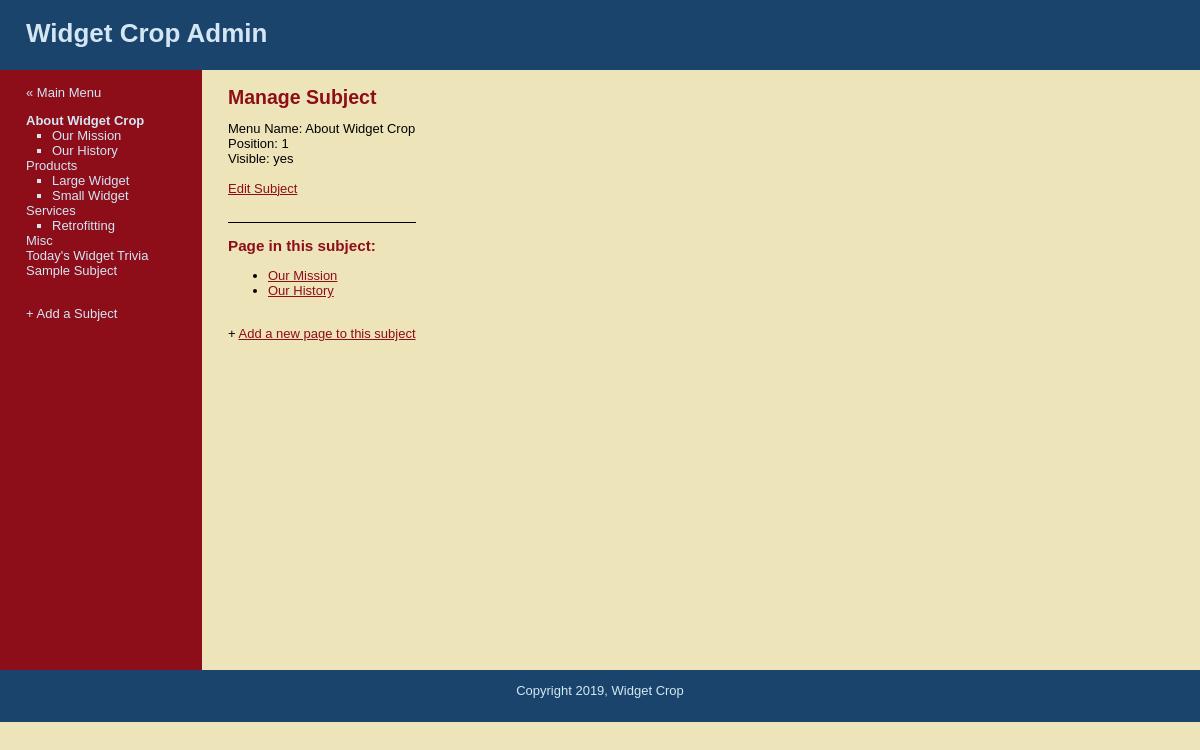
The app's page /manage_content.php?subject=1 (signed in) with its own data.
### tables this page shows
CREATE TABLE `subjects` (
  `id` int(11) NOT NULL,
  `menu_name` varchar(30) NOT NULL,
  `position` int(3) NOT NULL,
  `visible` tinyint(1) NOT NULL
);

CREATE TABLE `pages` (
  `id` int(11) NOT NULL,
  `subject_id` int(11) NOT NULL,
  `menu_name` varchar(30) NOT NULL,
  `position` int(3) NOT NULL,
  `visible` tinyint(1) NOT NULL,
  `content` text DEFAULT NULL
);

### public/manage_content.php (the view, shortened to what this page needs)
<?php require_once("../includes/db_connection.php"); ?>
<?php require_once("../includes/functions.php"); ?>
<?php $layout_context = "admin"; ?>
<?php include("../includes/layouts/header.php"); ?>
<?php find_selected_page(); ?>
<div id="main">
    <div id="navigation">
        <br />
        <a href="admin.php">&laquo; Main Menu</a><br />
        <?php echo navigation($current_subject, $current_page); ?>
        <br />
        <a href="new_subject.php">+ Add a Subject</a>
    </div>
    <div id="page">
        <?php if($current_subject) {?>
            <h2>Manage Subject</h2>
            Menu Name: <?php echo htmlentities($current_subject["menu_name"]); ?><br />
            Position: <?php echo $current_subject["position"]; ?><br />
            Visible: <?php echo $current_subject["visible"] == 1 ? 'yes': 'no' ; ?><br />
            <br />
            <a href="edit_subject.php?subject=<?php echo urlencode($current_subject["id"]); ?>">
            Edit Subject</a>
            <div style="margin-top: 2em; border-top: 1px solid #000;">
                <h3>Page in this subject:</h3>
                <ul>
                    <?php
                        $subject_pages = find_pages_for_subjects($current_subject["id"]);
                        while ($page = mysqli_fetch_assoc($subject_pages)) {
                            echo "<li>";
                            $safe_page_id = urlencode($page['id']);
                            echo "<a href=\"manage_content.php?page={$safe_page_id}\">";
                            echo htmlentities($page["menu_name"]);
                            echo "</a></li>";
                        }
                    ?>
                </ul>
                <br />
                + <a href="new_page.php?subject=<?php echo urlencode($current_subject["id"]);?>">
                Add a new page to this subject</a>
            </div>
        <?php } else {?>
            Please select a subject or a page.
        <?php }?>
    </div>
</div>
<?php include("../includes/layouts/footer.php"); ?>

### includes/layouts/header.php (shortened to what this page needs)
<!DOCTYPE html>
<html lang="en">
<head>
    <link rel="stylesheet" href="css/public.css">
</head>
<body>
    <div id="header">
        <h1>Widget Crop <?php if ($layout_context == "admin") {echo "Admin";}?></h1>
    </div>

### includes/functions.php (shortened to what this page needs)
<?php
    function find_all_subjects($public=true) {
        global $connection;
        $query = "SELECT * ";
        $query .= "FROM subjects ";
        $query .= "ORDER BY position ASC";
        $subject_set = mysqli_query($connection, $query);
        return $subject_set;
    }
    function find_pages_for_subjects($subject_id, $public=true) {
        global $connection;
        $safe_subject_id = mysqli_real_escape_string($connection, $subject_id);
        $query = "SELECT * ";
        $query .= "FROM pages ";
        $query .= "WHERE subject_id = {$safe_subject_id} ";
        if($public) {
            $query .= "AND visible = 1 ";
        }
        $query .= "ORDER BY position ASC";
        $page_set = mysqli_query($connection, $query);
        return $page_set;
    }
    function find_subject_by_id($subject_id, $public=true) {
        global $connection;
        $safe_subject_id = mysqli_real_escape_string($connection, $subject_id);
        $query = "SELECT * ";
        $query .= "FROM subjects ";
        $query .= "WHERE id = {$safe_subject_id} ";
        $query .= "LIMIT 1";
        $subject_set = mysqli_query($connection, $query);
        if($subject = mysqli_fetch_assoc($subject_set)) {
            return $subject;
        } else {
            return null;
        }
    }
    function find_selected_page($public=false) {
        if(isset($_GET["subject"])) {
            $current_subject = find_subject_by_id($_GET["subject"], $public);
            if($current_subject && $public) {
                $current_page = find_default_page_for_subject($current_subject["id"]);
            } else {
                $current_page = null;
            }
        } elseif (isset($_GET["page"])) {
            $current_subject = null;
            $current_page = find_page_by_id($_GET["page"], $public);
        } else {
            $current_subject = null;
            $current_page = null;
        }
    }
    function navigation($subject_array, $page_array) {
        $output = "<ul class=\"subjects\">";
        $subject_set = find_all_subjects(false);
        while($subject = mysqli_fetch_assoc($subject_set)) {
            $output .= "<li";
                if( $subject_array && $subject['id'] == $subject_array['id'] ) {
                    $output .= " class=\"selected\"";
                }
                $output .= ">";
                $output .= "<a href=\"manage_content.php?subject=";
                $output .= urlencode($subject['id']);
                $output .= "\">";
                $output .= htmlentities($subject["menu_name"]);
                $output .= "</a>";
                $page_set = find_pages_for_subjects($subject['id']);
                $output .= "<ul class=\"pages\">";
                while($page = mysqli_fetch_assoc($page_set)) {
                    $output .= " <li";
                    $output .= ">";
                    $output .= "<a href=\"manage_content.php?page=";
                    $output .= urlencode($page['id']);
                    $output .= "\">";
                    $output .= htmlentities($page["menu_name"]);
                    $output .= "</a></li>";
                }
                $output .= "</ul></li>";
            }
        $output .= "</ul>";
        return $output;
    }
?>

### includes/layouts/footer.php (shortened to what this page needs)
<div id="footer">Copyright <?php echo date("Y"); ?>, Widget Crop</div>
</body>
</html>

### public/css/public.css (style rules this page uses)
html { height:100%; width:100% }
body { width: 100%; height: 100%; margin:0; padding: 0; border:0; font-family: Verdana, Geneva, Tahoma, sans-serif; font-size: 13px; line-height: 15px; background: #EEE4B9; }
a { color: #8D0D19; }
#header { height: 70px; margin: 0; padding: 0; text-align: left; background-color: #1A446C; color: #D4E6F4; }
#header h1 { padding: 1em; margin: 0 }
#main { height: 600px; width: 100%; margin: 0; padding: 0; background-color: #EEE4B9; }
#footer { clear: both; height: 2em; margin: 0; padding: 1em; text-align: center; background-color: #1A446C; color: #D4E6F4; }
#navigation { float: left; width: 150px; height: 100%; margin: 0; padding: 0 2em; color: #D4E6F4; background-color: #8D0D19; }
#navigation a { color: #D4E6F4; text-decoration: none; }
ul.subjects { margin: 1em 0; padding-left: 0; list-style: none; }
ul.pages { padding-left: 2em; list-style: square; font-weight: normal; }
.selected { font-weight: bold; }
#page { float: left; height: 100%; padding-left: 2em; vertical-align: top; background-color: #EEE4B9; }
#page h2 { color: #8D0D19; margin-top: 1em; }
#page h3 { color: #8D0D19; }

### records on screen
subjects: value "About Widget Crop", menu_name "About Widget Crop", position "1"
pages: value "Our Mission", menu_name "Our Mission"
pages: value "Our History", menu_name "Our History"
subjects: value "Products"
pages: value "Large Widget"
pages: value "Small Widget"
subjects: value "Services"
pages: value "Retrofitting"
subjects: value "Misc"
subjects: value "Today's Widget Trivia"
subjects: value "Sample Subject"
